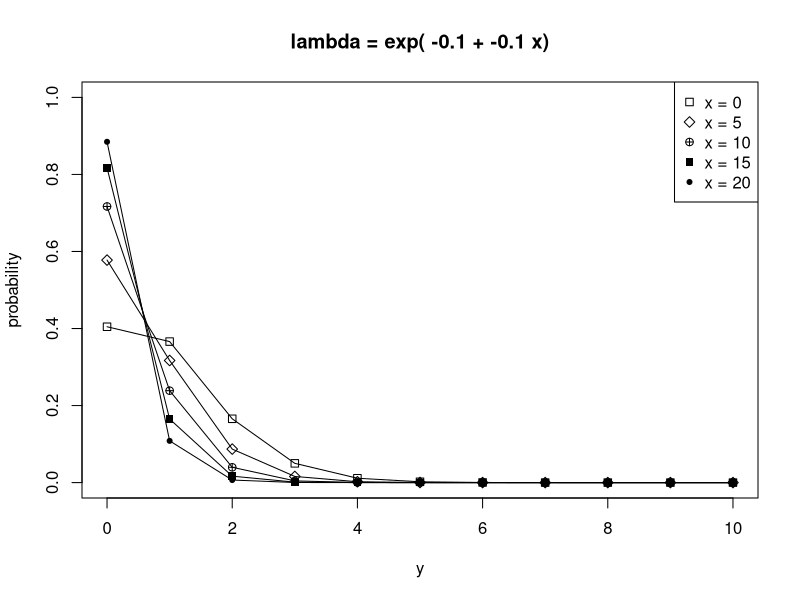
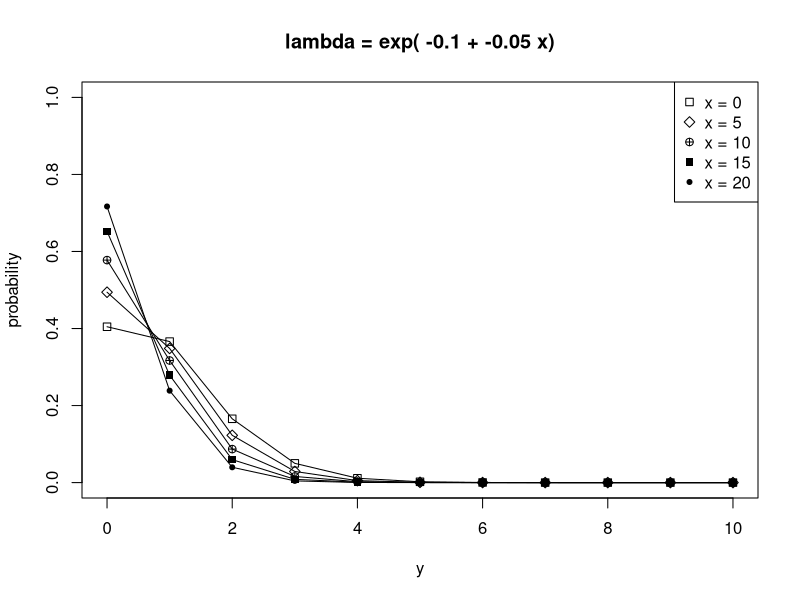
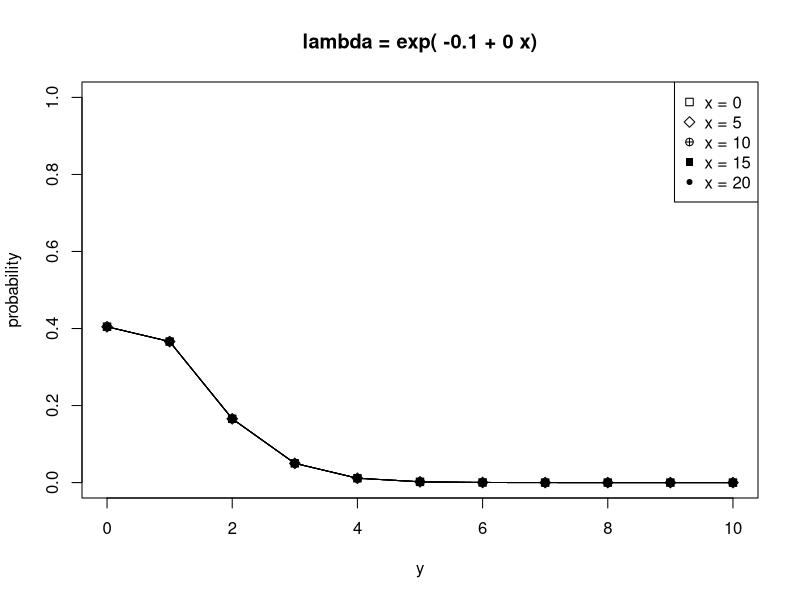
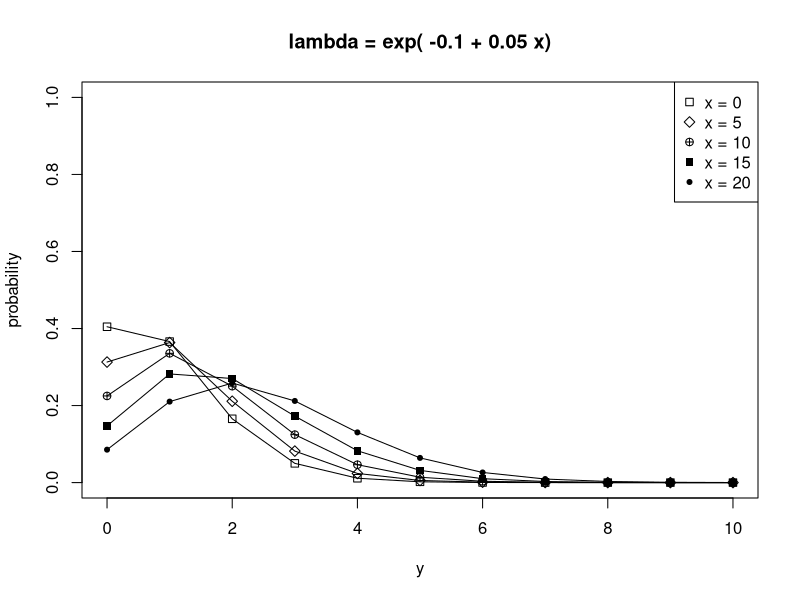
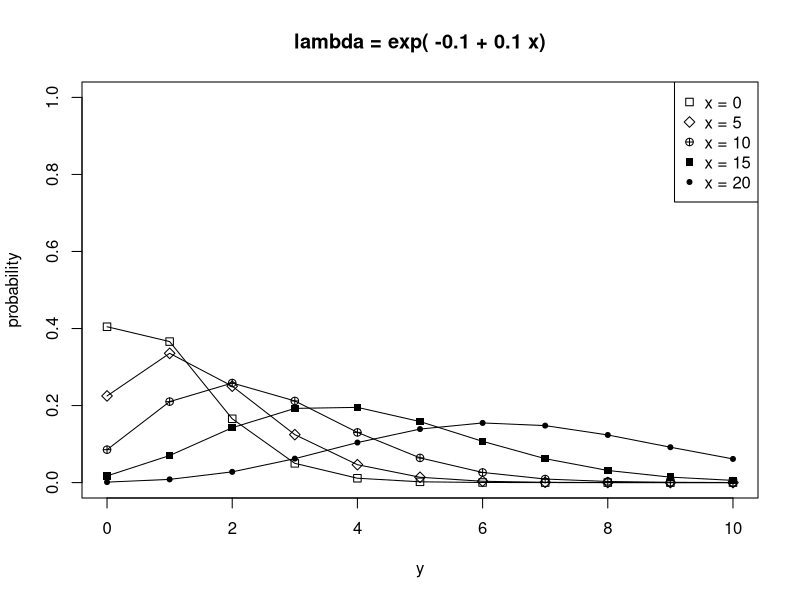
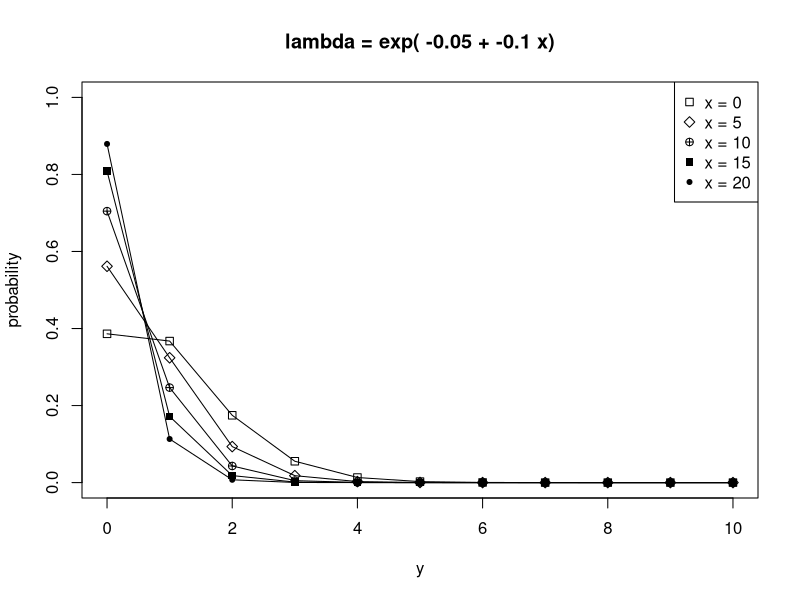
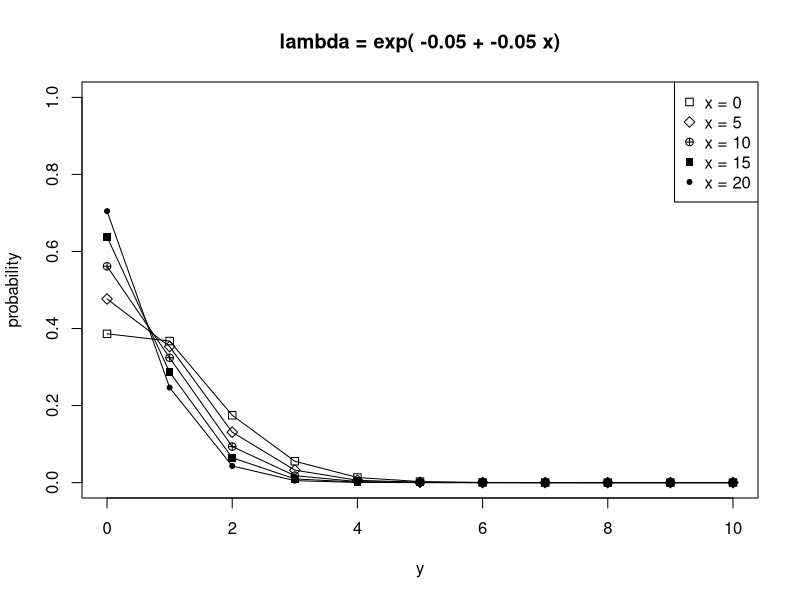
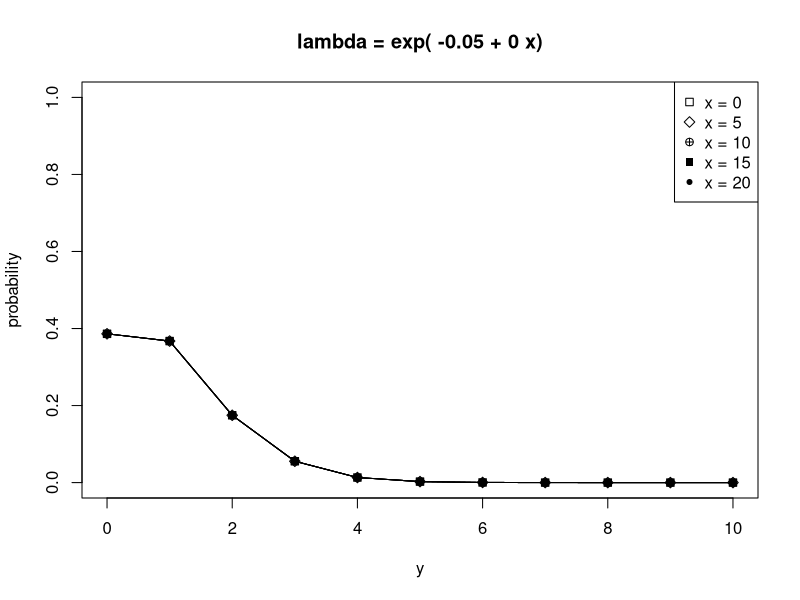

Generate these figures, in order, with R:
linkFunction <- function(b1, b2) {
  function(x) {
    exp(b1 + b2 * x)
  }
}

distribution <- function(x, linkFunction) {
  l <- match.fun(linkFunction)
  function(y) {
    dpois(y, lambda = l(x))
  }
}

ps <- 0:10
xl <- "y"
yl <- "probability"
legends <- c("x = 0","x = 5","x = 10", "x = 15", "x = 20")
pchs <- c(0, 5, 10, 15, 20)
for (b1 in seq(-0.1, 0.1, by  =  0.05)) {
  for (b2 in seq(-0.1, 0.1, by = 0.05)) {
    l <- linkFunction(b1, b2)
    title <- paste("lambda = exp(", b1, "+", b2, "x)")
    plot(0, 0, type = "n", xlim = c(0, 10), ylim = c(0.0, 1.0), main = title, xlab = xl, ylab = yl)
    for (x in seq(0, 20, by = 5)) {
      d <- distribution(x, l)
      lines(ps, d(ps), type = "l")
      points(ps, d(ps), pch = x)
    }
    legend("topright", legend = legends, pch = pchs)
  }
}
